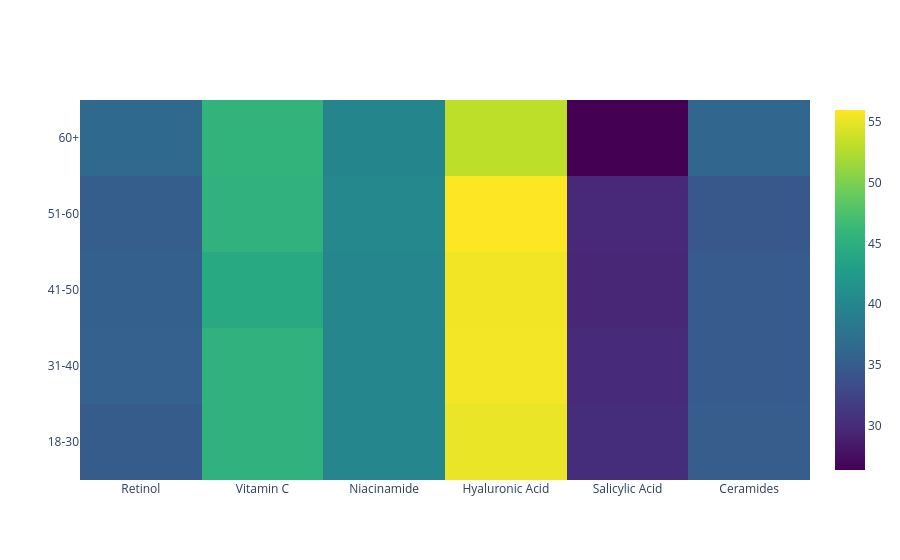

Source (notebook cell):
### Markdown cell above
### 7. Heatmap

### Code cell
ingredients = [
    'UsesRetinol', 'UsesVitaminC', 'UsesNiacinamide',
    'UsesHyaluronicAcid', 'UsesSalicylicAcid', 'UsesCeramides'
]

ingredient_names = [
    'Retinol', 'Vitamin C', 'Niacinamide',
    'Hyaluronic Acid', 'Salicylic Acid', 'Ceramides'
]

available = [(i, n) for i, n in zip(ingredients, ingredient_names) if i in df.columns]

heatmap_data = []
for age in df['AgeGroup'].cat.categories:
    subset = df[df['AgeGroup'] == age]
    heatmap_data.append([subset[i].mean()*100 for i, _ in available])

fig4 = go.Figure(data=go.Heatmap(
    z=heatmap_data,
    x=[n for _, n in available],
    y=list(df['AgeGroup'].cat.categories),
    colorscale='Viridis'
))

fig4.show()

### Figure 1 — Plotly figure (JSON) as saved in the notebook; plotly's stock layout.template omitted (floating-point values rounded to 4 significant figures)
{"data": [{"colorscale": [[0, "#440154"], [0.1111, "#482878"], [0.2222, "#3e4989"], [0.3333, "#31688e"], [0.4444, "#26828e"], [0.5556, "#1f9e89"], [0.6667, "#35b779"], [0.7778, "#6ece58"], [0.8889, "#b5de2b"], [1, "#fde725"]], "type": "heatmap", "x": ["Retinol", "Vitamin C", "Niacinamide", "Hyaluronic Acid", "Salicylic Acid", "Ceramides"], "y": ["18-30", "31-40", "41-50", "51-60", "60+"], "z": [[34.94, 45.32, 40.05, 55.11, 30.15, 35.05], [35.51, 45.35, 40.06, 55.46, 29.94, 34.81], [35.39, 44.31, 40.09, 55.42, 29.55, 34.79], [35.18, 45.35, 40.22, 55.99, 29.76, 34.41], [36.39, 45.57, 39.89, 53.05, 26.32, 36.15]]}], "layout": {}}
